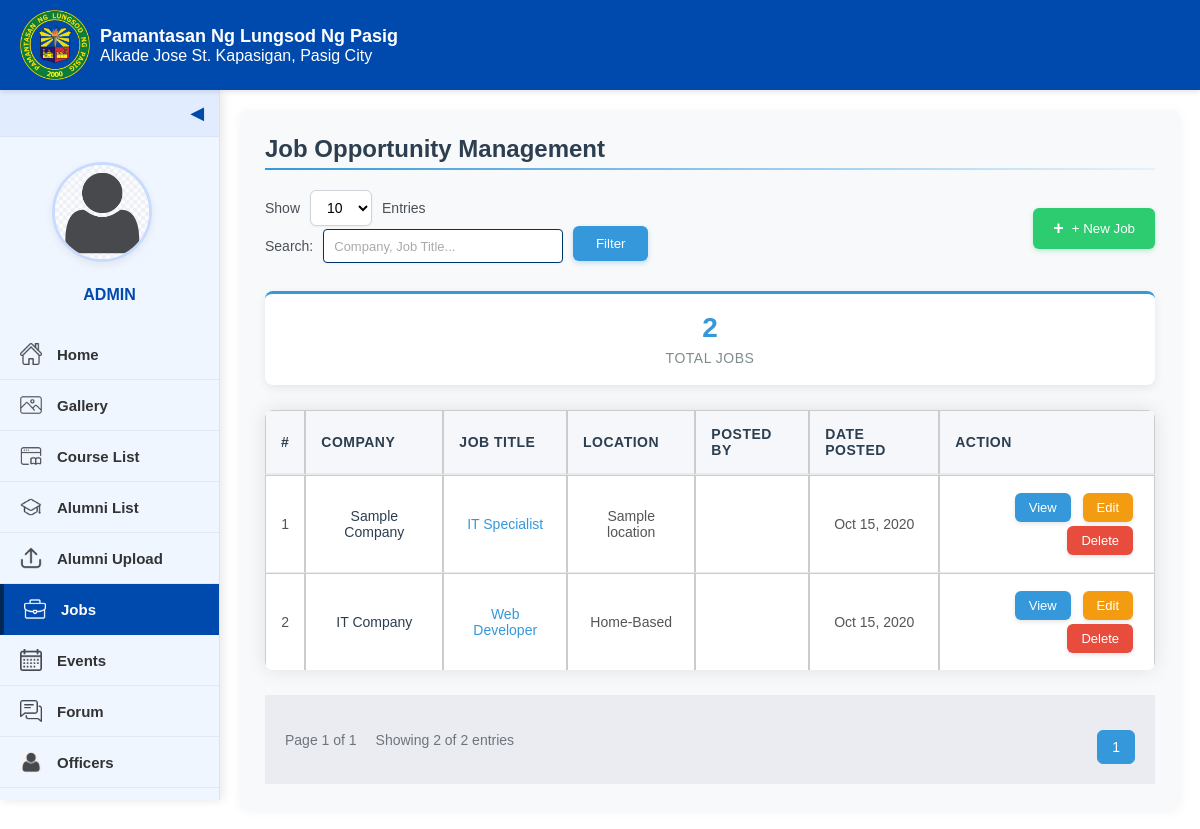
The app's page /admin-job.php with its own data.
### tables this page shows
CREATE TABLE `careers` (
  `id` int(30) NOT NULL,
  `company` varchar(250) NOT NULL,
  `location` text NOT NULL,
  `job_title` text NOT NULL,
  `description` text NOT NULL,
  `user_id` varchar(9) NOT NULL,
  `date_created` datetime NOT NULL DEFAULT current_timestamp()
);

### admin-job.php (the view, shortened to what this page needs)
<?php
include 'admin/db_connect.php';
$page = isset($_GET['page']) ? intval($_GET['page']) : 1;
$items_per_page = isset($_GET['limit']) ? intval($_GET['limit']) : 10;
$offset = ($page - 1) * $items_per_page;
$search = isset($_GET['search']) ? $_GET['search'] : '';
$where_clause = "";
$query = "SELECT c.*, u.name as posted_by
          FROM careers c
          LEFT JOIN users u ON c.user_id = u.alumni_id
          $where_clause
          ORDER BY c.date_created DESC
          LIMIT $offset, $items_per_page";
$stmt = $conn->prepare($query);
$stmt->execute();
$result = $stmt->get_result();
$count_query = "SELECT COUNT(*) as total FROM careers $where_clause";
$count_stmt = $conn->prepare($count_query);
$count_stmt->execute();
$count_result = $count_stmt->get_result();
$total_row = $count_result->fetch_assoc();
$total_records = $total_row['total'];
$total_pages = ceil($total_records / $items_per_page);
function build_query_params($exclude = []) {
    $params = [];
    return implode('&', $params);
}
?>
<!DOCTYPE html>
<html>
<head>
    <link rel="stylesheet" href="style.css">
    <link rel="stylesheet" href="css/admin-job.css">
</head>
<body>
    <div class="interface-header">
        <img src="images/logo.png" alt="PLP Logo" class="logo-interface">
        <div class="text">
            <div class="school-name">Pamantasan Ng Lungsod Ng Pasig</div>
            <p class="p-size">Alkade Jose St. Kapasigan, Pasig City</p>
        </div>
    </div>
    <div class="sidebar" id="sidebar">
        <div class="toggle-btn" onclick="toggleSidebar()">&#x25C0;</div>
        <div class="sidebar-content">
            <div class="profile-section">
                <a class="profile-pic">
                    <img src="images/avatar.png" alt="Profile Picture">
                </a>
                <div class="profile-name">ADMIN</div>
            </div>
            <a href="admin-home.php"><img src="images/home.png" alt="Home"><span>Home</span></a>
            <a href="admin-gallery.php"><img src="images/gallery.png" alt="Gallery"><span>Gallery</span></a>
            <a href="admin-course-list.php"><img src="images/course-list.png" alt="Course List"><span>Course List</span></a>
            <a href="admin-alumni-list.php"><img src="images/alumni_list.png" alt="Alumni List"><span>Alumni List</span></a>
            <a href="admin-alumni-upload.php"><img src="images/upload.png" alt="Alumni Upload"><span>Alumni Upload</span></a>
            <a href="admin-job.php" class="active"><img src="images/jobs.png" alt="Jobs"><span>Jobs</span></a>
            <a href="admin-event.php"> <img src="images/calendar.png" alt="Events"><span>Events</span>
            <a href="admin-forums.php"><img src="images/forums.png" alt="Forum"><span>Forum</span></a>
            <a href="admin-officers.php"><img src="images/officer.png" alt="Officers"><span>Officers</span></a>
            <a href="admin-system-setting.php"><img src="images/settings.png" alt="System Settings"><span>System Settings</span></a>
        </div>
    </div>
    <main class="content">
        <div class="admin-job-content">
            <header>Job Opportunity Management</header>
            <hr>
            <div class="top-actions">
                <div class="left-controls">
                    <div class="entries-search-wrapper">
                        <form method="GET" action="admin-job.php" class="search-form">
                            <div class="entries-control">
                                <span>Show</span>
                                <select name="limit" onchange="this.form.submit()">
                                    <option value="10" <?php echo $items_per_page == 10 ? 'selected' : ''; ?>>10</option>
                                </select>
                                <span>Entries</span>
                            </div>
                            <div class="search-control">
                                <span>Search:</span>
                                <input type="text" name="search" class="search-input" value="<?php echo htmlspecialchars($search); ?>" placeholder="Company, Job Title...">
                                <button type="submit" class="alist-filter">Filter</button>
                            </div>
                        </form>
                    </div>
                </div>
                <div class="right-controls">
                    <button class="new-button" id="openAddModal">+ New Job</button>
                </div>
            </div>
            <div class="job-stats">
                <div class="stat-box">
                    <span class="stat-number"><?php echo $total_records; ?></span>
                    <span class="stat-label">Total Jobs</span>
                </div>
            </div>
            <div class="table-wrapper">
                <table class="job-table">
                    <thead>
                        <tr>
                            <th>#</th>
                            <th>Company</th>
                            <th>Job Title</th>
                            <th>Location</th>
                            <th>Posted By</th>
                            <th>Date Posted</th>
                            <th>Action</th>
                        </tr>
                    </thead>
                    <tbody>
                        <?php
                        if($result->num_rows > 0):
                            $count = $offset + 1;
                            while($row = $result->fetch_assoc()):
                        ?>
                        <tr>
                            <td><?php echo $count++; ?></td>
                            <td><?php echo htmlspecialchars($row['company']); ?></td>
                            <td><?php echo htmlspecialchars($row['job_title']); ?></td>
                            <td><?php echo htmlspecialchars($row['location']); ?></td>
                            <td><?php echo htmlspecialchars($row['posted_by']); ?></td>
                            <td><?php echo date('M d, Y', strtotime($row['date_created'])); ?></td>
                            <td>
                                <button class="view-btn" data-id="<?php echo $row['id']; ?>"
                                        data-company="<?php echo htmlspecialchars($row['company']); ?>"
                                        data-title="<?php echo htmlspecialchars($row['job_title']); ?>"
                                        data-location="<?php echo htmlspecialchars($row['location']); ?>"
                                        data-description="<?php echo htmlspecialchars($row['description']); ?>"
                                        onclick="viewJob(this)">View</button>
                                <button class="edit-btn" data-id="<?php echo $row['id']; ?>"
                                        data-company="<?php echo htmlspecialchars($row['company']); ?>"
                                        data-title="<?php echo htmlspecialchars($row['job_title']); ?>"
                                        data-location="<?php echo htmlspecialchars($row['location']); ?>"
                                        data-description="<?php echo htmlspecialchars($row['description']); ?>"
                                        onclick="editJob(this)">Edit</button>
                                <button class="delete-btn" onclick="confirmDelete(<?php echo $row['id']; ?>)">Delete</button>
                            </td>
                        </tr>
                        <?php
                            endwhile;
                        else:
                        ?>
                        <tr>
                            <td colspan="7" style="text-align: center;">No job opportunities found</td>
                        </tr>
                        <?php endif; ?>
                    </tbody>
                </table>
            </div>
            <div class="list-foot">
                <div class="pagination-info">
                    <span>Page <?php echo $page; ?> of <?php echo max(1, $total_pages); ?></span>
                    <span>Showing <?php echo min($total_records, $items_per_page); ?> of <?php echo $total_records; ?> entries</span>
                </div>
                <div class="pagination">
                    <?php
                    $start_page = max(1, $page - 2);
                    $end_page = min($total_pages, $page + 2);
                    for($i = $start_page; $i <= $end_page; $i++):
                    ?>
                        <a href="?page=<?php echo $i; ?>&<?php echo build_query_params(['page']); ?>"
                           class="page-link <?php echo $i == $page ? 'active' : ''; ?>"><?php echo $i; ?></a>
                    <?php endfor; ?>
                </div>
            </div>
        </div>
    </main>
</body>
</html>

### style.css (style rules this page uses)
* { margin: 0; padding: 0; box-sizing: border-box; overscroll-behavior: none; }
body { font-family: Arial, sans-serif; background-color: #ffffff; }
.text { display: flex; flex-direction: column; }
.school-name { font-size: 18px; color: #003366; font-weight: bold; }
input[type="text"], input[type="email"], input[type="password"] { padding: 8px 10px; border: 1px solid #003366; border-radius: 4px; outline: none; font-size: 14px; }
input[type="text"]::placeholder, input[type="email"]::placeholder, input[type="password"]::placeholder { color: #aaa; font-size: 13px; }
.interface-header { background-color: #004aad; color: white; padding: 10px 20px; display: flex; align-items: center; position: fixed; top: 0; left: 0; width: 100%; z-index: 100; box-shadow: 0 2px 5px rgba(0, 0, 0, 0.1); height: 90px; }
.interface-header .school-name { color: white; }
.logo-interface { height: 70px; margin-right: 10px; }
.sidebar { background-color: #f0f6ff; width: 220px; height: calc(100vh - 90px); position: fixed; top: 90px; left: 0; display: flex; flex-direction: column; transition: all 0.3s ease; z-index: 5; overflow: hidden; box-shadow: 2px 0 10px rgba(0, 0, 0, 0.1); border-right: 1px solid #d9e5f6; }
.sidebar-content { width: 100%; display: flex; flex-direction: column; align-items: center; max-height: calc(100vh - 90px); overflow-y: auto; padding: 0 0 20px 0; -ms-overflow-style: none; scrollbar-width: none; }
.profile-section { display: flex; flex-direction: column; align-items: center; margin: 25px 0; padding: 0 10px; width: 100%; }
.profile-pic { position: relative; margin-bottom: 15px; text-align: center; width: 100%; }
.profile-pic img { width: 100px; height: 100px; border-radius: 50%; cursor: pointer; object-fit: cover; border: 3px solid #b7d0ff; transition: all 0.3s ease; box-shadow: 0 3px 10px rgba(0, 0, 0, 0.1); }
.profile-name { margin-top: 5px; font-size: 16px; font-weight: bold; color: #004aad; text-align: center; transition: all 0.3s ease; }
.toggle-btn { background-color: #e1ecff; color: #004aad; width: 100%; text-align: right; padding: 12px 15px; cursor: pointer; font-size: 18px; border-bottom: 1px solid #d9e5f6; transition: all 0.3s ease; }
.sidebar-content a { display: flex; align-items: center; width: 100%; color: #333; text-decoration: none; padding: 14px 20px; font-weight: bold; transition: all 0.3s ease; border-bottom: 1px solid rgba(0, 0, 0, 0.05); }
.profile-section .profile-pic { display: block; width: 100%; padding: 0; margin-bottom: 15px; text-align: center; border-bottom: none; }
.sidebar-content .profile-section a.profile-pic { display: block; text-align: center; padding: 0; border-bottom: none; width: 100%; }
.sidebar-content a img { width: 22px; height: 22px; margin-right: 15px; transition: all 0.3s ease; opacity: 0.7; }
.sidebar-content a span { transition: all 0.3s ease; font-size: 15px; }
.sidebar-content a.active { background-color: #004aad; color: white; border-left: 4px solid #002855; }
.sidebar-content a.active img { filter: brightness(0) invert(1); opacity: 1; }
.sidebar:not(.collapsed) .profile-pic img { width: 100px; height: 100px; border-width: 3px; }
.alist-filter { float: right; width: 75px; height: 35px; margin-bottom: 5px; }
.list-foot { background: #ebecf1; padding: 20px; }
.content { margin-left: 220px; padding: 20px; margin-top: 90px; }
table { width: 100%; border-collapse: collapse; background: white; }
table th, table td { border: 1px solid #ccc; padding: 10px; text-align: center; }
table th { background-color: #d9e5f6; }
.save-btn, .edit-btn, .delete-btn { padding: 6px 12px; margin: 2px; border: none; border-radius: 4px; font-weight: bold; cursor: pointer; display: inline-block; text-align: center; font-size: 14px; }
.edit-btn { background-color: #28a745; color: white; }
.delete-btn { background-color: #dc3545; color: white; }
.edit-btn { cursor: pointer; }
.pagination { display: flex; justify-content: center; align-items: center; margin-top: 15px; gap: 10px; }

### records on screen
careers: company "Sample Company", job_title "IT Specialist", location "Sample location", date_created "Oct 15, 2020"
careers: company "IT Company", job_title "Web Developer", location "Home-Based", date_created "Oct 15, 2020"

### other values on screen
$total_records "2"
$page "1"
max(1, $total_pages) "1"
min($total_records, $items_per_page) "2"
